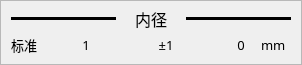
          <widget class="QFrame" name="frame_2">
           <property name="minimumSize">
            <size>
             <width>0</width>
             <height>65</height>
            </size>
           </property>
           <property name="maximumSize">
            <size>
             <width>16777215</width>
             <height>65</height>
            </size>
           </property>
           <property name="whatsThis">
            <string/>
           </property>
           <property name="frameShape">
            <enum>QFrame::Shape::StyledPanel</enum>
           </property>
           <property name="frameShadow">
            <enum>QFrame::Shadow::Raised</enum>
           </property>
           <layout class="QVBoxLayout" name="verticalLayout_3">
            <property name="spacing">
             <number>0</number>
            </property>
            <property name="leftMargin">
             <number>10</number>
            </property>
            <property name="topMargin">
             <number>5</number>
            </property>
            <property name="rightMargin">
             <number>10</number>
            </property>
            <property name="bottomMargin">
             <number>5</number>
            </property>
            <item>
             <layout class="QHBoxLayout" name="horizontalLayout_7">
              <property name="spacing">
               <number>5</number>
              </property>
              <item>
               <widget class="Line" name="line">
                <property name="styleSheet">
                 <string notr="true">color: rgb(0, 0, 0);
background-color: rgb(0, 0, 0);</string>
                </property>
                <property name="orientation">
                 <enum>Qt::Orientation::Horizontal</enum>
                </property>
               </widget>
              </item>
              <item>
               <widget class="QLabel" name="label">
                <property name="minimumSize">
                 <size>
                  <width>60</width>
                  <height>25</height>
                 </size>
                </property>
                <property name="maximumSize">
                 <size>
                  <width>60</width>
                  <height>25</height>
                 </size>
                </property>
                <property name="font">
                 <font>
                  <family>微软雅黑</family>
                  <pointsize>12</pointsize>
                 </font>
                </property>
                <property name="text">
                 <string>内径</string>
                </property>
                <property name="alignment">
                 <set>Qt::AlignmentFlag::AlignCenter</set>
                </property>
               </widget>
              </item>
              <item>
               <widget class="Line" name="line_2">
                <property name="styleSheet">
                 <string notr="true">color: rgb(0, 0, 0);
background-color: rgb(0, 0, 0);</string>
                </property>
                <property name="orientation">
                 <enum>Qt::Orientation::Horizontal</enum>
                </property>
               </widget>
              </item>
             </layout>
            </item>
            <item>
             <layout class="QHBoxLayout" name="horizontalLayout_8">
              <property name="spacing">
               <number>5</number>
              </property>
              <item>
               <widget class="QLabel" name="label_2">
                <property name="minimumSize">
                 <size>
                  <width>50</width>
                  <height>25</height>
                 </size>
                </property>
                <property name="maximumSize">
                 <size>
                  <width>50</width>
                  <height>30</height>
                 </size>
                </property>
                <property name="font">
                 <font>
                  <family>微软雅黑</family>
                  <pointsize>10</pointsize>
                 </font>
                </property>
                <property name="text">
                 <string>标准</string>
                </property>
               </widget>
              </item>
              <item>
               <widget class="QLabel" name="labelInnerDiameter">
                <property name="sizePolicy">
                 <sizepolicy hsizetype="Minimum" vsizetype="Minimum">
                  <horstretch>0</horstretch>
                  <verstretch>0</verstretch>
                 </sizepolicy>
                </property>
                <property name="minimumSize">
                 <size>
                  <width>40</width>
                  <height>25</height>
                 </size>
                </property>
                <property name="maximumSize">
                 <size>
                  <width>40</width>
                  <height>30</height>
                 </size>
                </property>
                <property name="font">
                 <font>
                  <family>微软雅黑</family>
                  <pointsize>10</pointsize>
                 </font>
                </property>
                <property name="text">
                 <string>1</string>
                </property>
                <property name="alignment">
                 <set>Qt::AlignmentFlag::AlignCenter</set>
                </property>
               </widget>
              </item>
              <item>
               <spacer name="horizontalSpacer_2">
                <property name="orientation">
                 <enum>Qt::Orientation::Horizontal</enum>
                </property>
                <property name="sizeHint" stdset="0">
                 <size>
                  <width>40</width>
                  <height>20</height>
                 </size>
                </property>
               </spacer>
              </item>
              <item>
               <widget class="QLabel" name="labelInnerDiameterTolerance">
                <property name="minimumSize">
                 <size>
                  <width>30</width>
                  <height>25</height>
                 </size>
                </property>
                <property name="maximumSize">
                 <size>
                  <width>30</width>
                  <height>30</height>
                 </size>
                </property>
                <property name="font">
                 <font>
                  <family>微软雅黑</family>
                  <pointsize>10</pointsize>
                 </font>
                </property>
                <property name="text">
                 <string>±1</string>
                </property>
                <property name="alignment">
                 <set>Qt::AlignmentFlag::AlignCenter</set>
                </property>
               </widget>
              </item>
              <item>
               <spacer name="horizontalSpacer_6">
                <property name="orientation">
                 <enum>Qt::Orientation::Horizontal</enum>
                </property>
                <property name="sizeHint" stdset="0">
                 <size>
                  <width>40</width>
                  <height>20</height>
                 </size>
                </property>
               </spacer>
              </item>
              <item>
               <widget class="QLabel" name="label_5">
                <property name="minimumSize">
                 <size>
                  <width>30</width>
                  <height>25</height>
                 </size>
                </property>
                <property name="font">
                 <font>
                  <family>微软雅黑</family>
                  <pointsize>10</pointsize>
                 </font>
                </property>
                <property name="text">
                 <string>0</string>
                </property>
                <property name="alignment">
                 <set>Qt::AlignmentFlag::AlignCenter</set>
                </property>
               </widget>
              </item>
              <item>
               <widget class="QLabel" name="label_7">
                <property name="minimumSize">
                 <size>
                  <width>30</width>
                  <height>25</height>
                 </size>
                </property>
                <property name="font">
                 <font>
                  <family>微软雅黑</family>
                  <pointsize>10</pointsize>
                 </font>
                </property>
                <property name="text">
                 <string>mm</string>
                </property>
               </widget>
              </item>
             </layout>
            </item>
           </layout>
          </widget>
